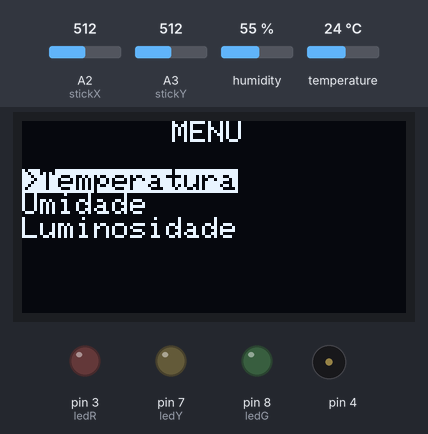
Simulated run of this sketch. Board: Arduino Uno, built with avr-gcc and run on an emulated ATmega328P. On the bench: 128×64 one-colour display, output pins drawn as LEDs (lit = HIGH), buzzer (waves = sounding). The test bench sets the inputs (shaded band); at power-on: A2 (stickX) = 512, A3 (stickY) = 512, humidity 55 %, temperature 24 °C. The display library's start-up logo is not drawn; what the sketch prints to the serial monitor is not drawn.

Above: at 11.2 s.
11.3 s: A2 (stickX) set to 306
At 11.69 s:
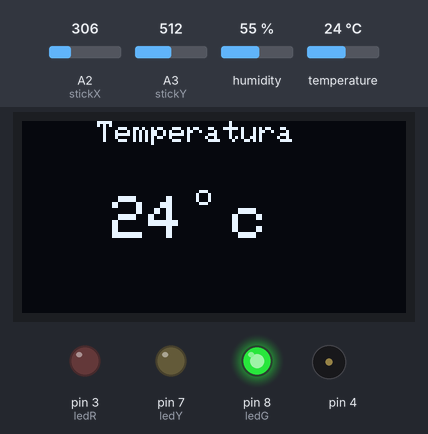
13.3 s: A3 (stickY) set to 306
At 14.14 s:
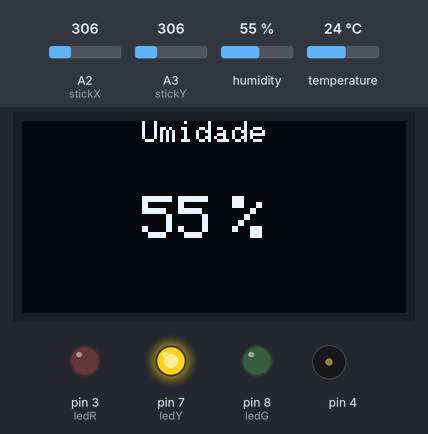
15.5 s: A2 (stickX) set to 494
17.0 s: A2 (stickX) set to 525
At 17.56 s:
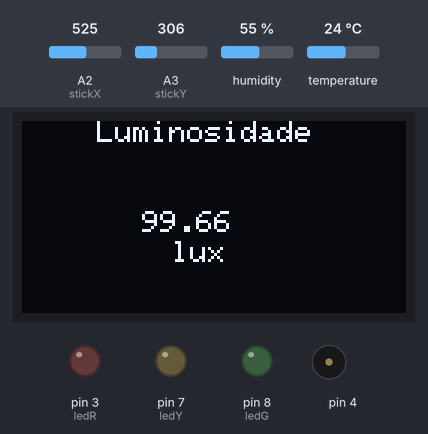
19.1 s: A3 (stickY) set to 496
21.0 s: A3 (stickY) set to 524
At 21.88 s:
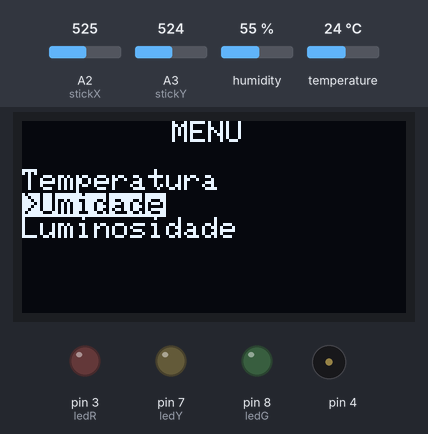
Timing chart, 0 to 24.2 s (numbered marks = the images above; inputs shaded):
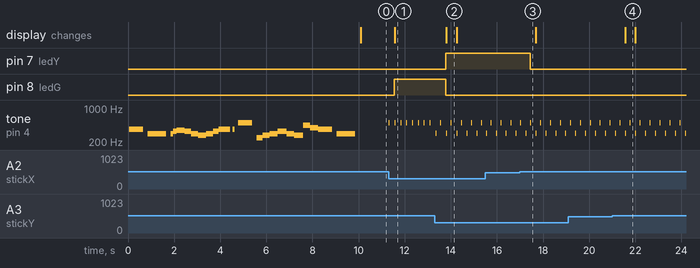

Measured:
- the behaviour switches between 512 and 513 on A2 (stickX) (found by bisection; images 2 and 3)
- the behaviour switches between 512 and 513 on A3 (stickY) (found by bisection; images 3 and 4)
- after the input at 11.3 s, pin 8 (ledG): LOW → HIGH after 0.24 s; tone on pin 4: alternates 500 Hz for 0.02 s and silent for 0.24 s, starting at once; the display: changes after 0.26 s (image 1)
- after the input at 13.3 s, pin 7 (ledY): LOW → HIGH after 0.48 s; pin 8 (ledG): HIGH → LOW after 0.48 s; the display: changes after 0.50 s (image 2)
- after the input at 17.0 s, pin 7 (ledY): HIGH → LOW after 0.44 s
- after the input at 21.0 s, the display: changes after 0.57 s (image 4)
- what the display in image 2 shows lasts 0.5 s, from 13.8 s to 14.3 s

The sketch:

index.ino
```cpp
#include <DHT.h> //inclui a biblioteca do sensor de temperatura
#include <Adafruit_SSD1306.h> //biblioteca do display OLED
#include <Adafruit_GFX.h> //biblioteca do display OLED

#define width 128 //define a largura do display
#define height 64 // define a altura do display
#define reset -1 // define o pino de reset, que nesse caso é a mesma do arduino
#define ledR 3 // define o pino do led vermelho
#define ledY 7 // define o pino do led amarelo
#define ledG 8 // define o pino do led verde escuro
#define stickX A2 // define o pino analógico do eixo horizontal do joyStick
#define stickY A3 // define o pino analógico do eixo vertical do joyStick
#define stickB 6 // define o pino do botão do joyStick, apesar de não estar usando nesse projeto
#define ldrPin A1 // // define o pino analógico do fotorresistor LDR

DHT sensor(A0, DHT22); // define o objeto do sensor DHT
Adafruit_SSD1306 OLED = Adafruit_SSD1306(width, height, &Wire, reset); // define o objeto do display

int selecionado = 0;
int preenchido = -1;

void ledVermelho(){
  digitalWrite(ledR, HIGH);
  digitalWrite(ledY, LOW);
  digitalWrite(ledG, LOW);
}
void ledAmarelo(){
  digitalWrite(ledR, LOW);
  digitalWrite(ledY, HIGH);
  digitalWrite(ledG, LOW);
}
void ledVerde(){
  digitalWrite(ledR, LOW);
  digitalWrite(ledY, LOW);
  digitalWrite(ledG, HIGH);
}
void desligaLeds(){
  digitalWrite(ledR, LOW);
  digitalWrite(ledY, LOW);
  digitalWrite(ledG, LOW);
}
void temperatura(){
  int temp = sensor.readTemperature();
  OLED.clearDisplay();
  OLED.setTextSize(1);
  OLED.setCursor(25,0);
  OLED.print("Temperatura");
  OLED.setTextSize(2);
  OLED.setCursor(30,25);
  OLED.print(temp);
  OLED.setCursor(70,25);
  OLED.print("c");
  OLED.drawCircle(60,25,2,WHITE);
  OLED.display();
    if (temp > 70 || temp < 0){
      ledVermelho();
    }
    else if ((temp >= 50 && temp < 70) || (temp > 0 && temp < 20)){
      ledAmarelo();
    }
    else if (temp > 20 && temp < 50){
      ledVerde();
    }
}
void umidade(){
  int umid = sensor.readHumidity();
  OLED.clearDisplay();
  OLED.setTextSize(1);
  OLED.setCursor(40,0);
  OLED.print("Umidade");
  OLED.setTextSize(2);
  OLED.setCursor(40,25);
  OLED.print(umid);
  OLED.setCursor(70,25);
  OLED.print("%");
  OLED.display();
    if (umid > 70){
      ledVerde();
    }
    else if (umid >= 40 && umid < 70){
      ledAmarelo();
    }
    else{
      ledVermelho();
    }
}
void luminosidade(){
  int ldrValue = analogRead(ldrPin);
  const float gamma = 0.7;
  const float rl10 = 50;
  float voltage = ldrValue / 1024. * 5;
  float resistance = 2000 * voltage / (1 - voltage / 5);
  float lux = pow(rl10 * 1e3 * pow(10, gamma) / resistance, (1 / gamma));
  OLED.clearDisplay();
  OLED.setTextColor(SSD1306_WHITE,SSD1306_BLACK);
  OLED.setTextSize(1);
  OLED.setCursor(25,0);
  OLED.print("Luminosidade");
  OLED.setCursor(40,30);
  OLED.println(lux);
  OLED.setCursor(50,40);
  OLED.print("lux");
  OLED.display();
    if (lux > 80000){
      ledVermelho();
    }
    else if (lux >= 10000 && lux < 80000){
      ledVerde();
    }
    else{
      ledAmarelo();
    }
}
void menu(){
  int x = analogRead(stickX);
  int y = analogRead(stickY);

  if (y <= 511){
    selecionado = selecionado + 1;
    tone(4, 300, 15);
    delay(200);
  }

  if (y >= 513){
    selecionado = selecionado - 1;
    tone(4, 300, 15);
    delay(200);
  }

  if (x <= 511){
    preenchido = selecionado;
    tone (4, 500, 15);
    delay(200);
  }

  if (x >= 513){
    preenchido = -1;
    desligaLeds();
    tone (4, 500, 15);
    delay(200);
  }

  const char *opcoes[3] = {
    "Temperatura",
    "Umidade",
    "Luminosidade"
  };

  if (preenchido == -1){
    OLED.clearDisplay();
    OLED.setTextSize(1);
    OLED.setTextColor(SSD1306_WHITE);
    OLED.setCursor(50, 0);
    OLED.println(F("MENU"));
    OLED.println("");
    for (int i = 0; i < 3; i++){
      if (selecionado < 0){
        selecionado = 0;
      }

      if (selecionado > 2){
        selecionado = 2;
      }

      if (i == selecionado){
        OLED.setTextColor(SSD1306_BLACK, SSD1306_WHITE);
        OLED.print(">");
        OLED.println(opcoes[i]);
      } else if (i != selecionado){
        OLED.setTextColor(SSD1306_WHITE);
        OLED.println(opcoes[i]);
      }
    }
  }

  if (preenchido == 0){
    temperatura();
  }

  if (preenchido == 1){
    umidade();
  }

  if (preenchido == 2){
    luminosidade();
  }

  // if (preenchido == 3){
  //   bateria();
  // }

  OLED.display();
}
void setup(){
  pinMode(ledR, OUTPUT);
  pinMode(ledY, OUTPUT);
  pinMode(ledG, OUTPUT);
  pinMode(stickX, INPUT);
  pinMode(stickY, INPUT);
  pinMode(stickB, INPUT_PULLUP);
  Serial.begin(9600);
  Serial.println("Cima/baixo: navega no menu");
  Serial.print("Direita/esquerda: entra/sai dos itens");
  sensor.begin();
  OLED.begin(SSD1306_SWITCHCAPVCC, 0x3C);
  OLED.display();
  tone(4, 370.6, 600);
  delay(800);
  tone(4, 295.1, 800);
  delay(1000);
  tone(4, 295.1, 100);
  delay(100);
  tone(4, 330.3, 150);
  delay(150);
  tone(4, 350, 350);
  delay(350);
  tone(4, 330.3, 280);
  delay(280);
  tone(4, 295.1, 300);
  delay(300);
  tone(4, 278.3, 350);
  delay(350);
  tone(4, 295.1, 300);
  delay(300);
  tone(4, 330.3, 250);
  delay(250);
  tone(4, 370.6, 500);
  delay(600);
  tone(4, 370.6, 100);
  delay(250);
  tone(4, 497.4, 600);
  delay(800);
  tone(4, 247.3, 250);
  delay(250);
  tone(4, 278.3, 300);
  delay(300);
  tone(4, 295.1, 350);
  delay(350);
  tone(4, 330.3, 400);
  delay(400);
  tone(4, 295.1, 350);
  delay(320);
  tone(4, 278.3, 400);
  delay(400);
  tone(4, 440.8, 300);
  delay(300);
  tone(4, 392.4, 350);
  delay(350);
  tone(4, 370.6, 600);
  delay(800);
  tone(4, 295.1, 800);
  delay(1000);
  OLED.clearDisplay();
}
void loop(){
  menu();
}
```
